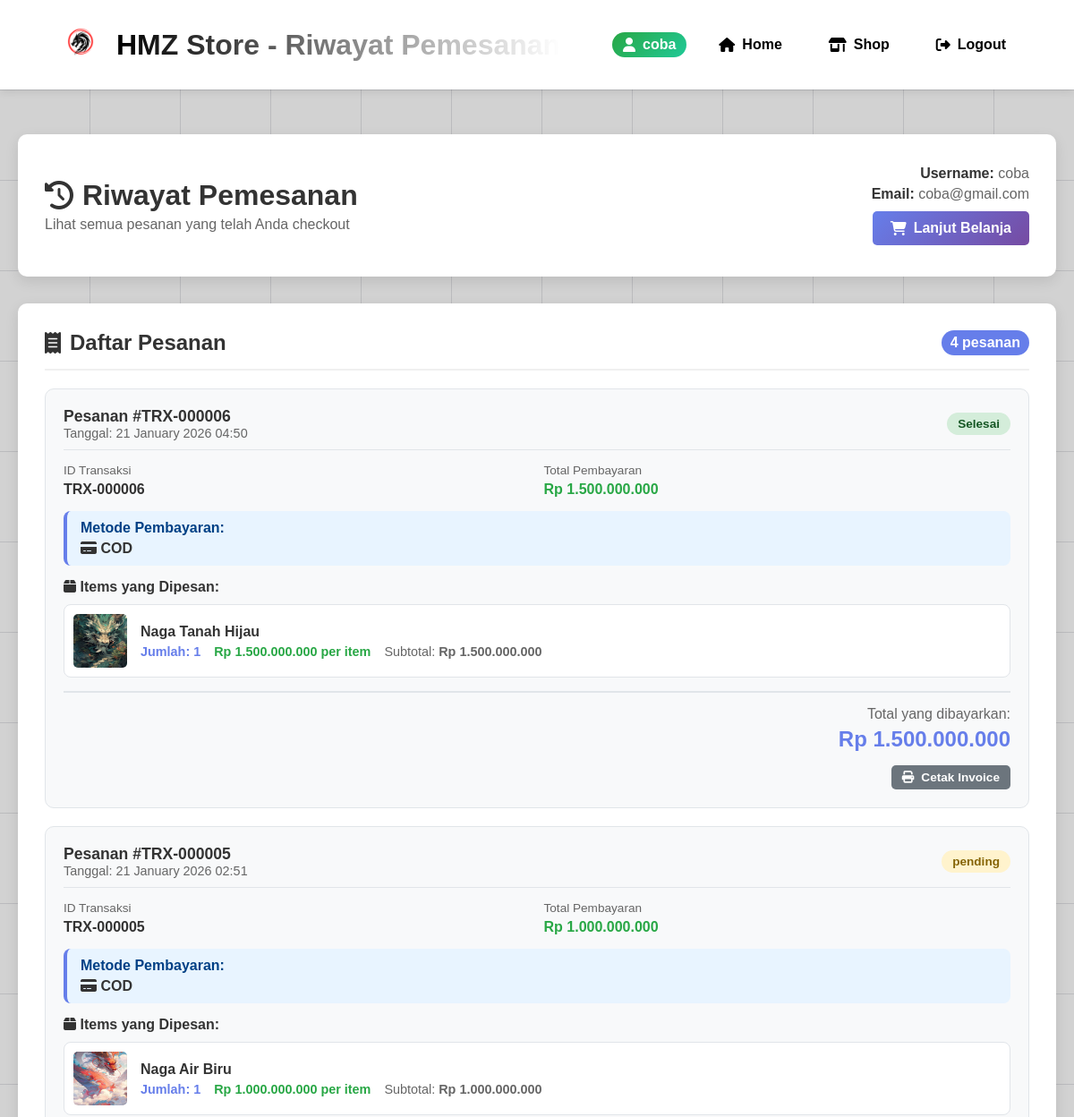
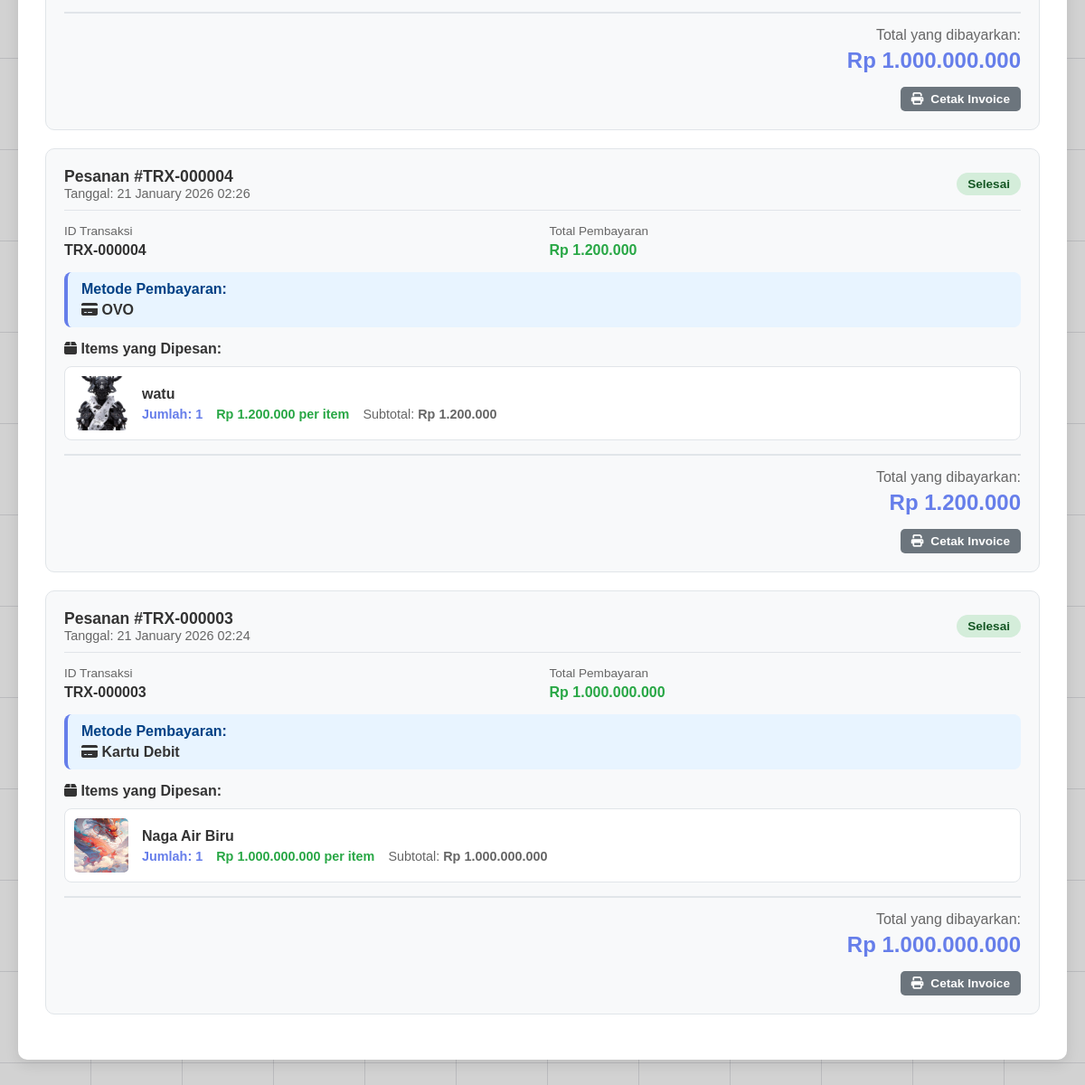
/user_orders.php (signed in), run on the app's committed database (2 pictures, top to bottom).
### tables this page shows
CREATE TABLE `users` (
  `id` int(11) NOT NULL,
  `username` varchar(100) NOT NULL,
  `email` varchar(255) NOT NULL,
  `password` varchar(255) NOT NULL,
  `role` enum('admin','user') DEFAULT 'user',
  `created_at` timestamp NOT NULL DEFAULT current_timestamp(),
  `updated_at` timestamp NOT NULL DEFAULT current_timestamp() ON UPDATE current_timestamp()
);

CREATE TABLE `transaksi` (
  `id` int(11) NOT NULL,
  `user_id` int(11) DEFAULT NULL,
  `username` varchar(100) DEFAULT NULL,
  `total_harga` decimal(15,2) NOT NULL,
  `metode_pembayaran` varchar(50) DEFAULT NULL,
  `items` text DEFAULT NULL,
  `status` enum('pending','diproses','selesai','dibatalkan') DEFAULT 'pending',
  `created_at` timestamp NOT NULL DEFAULT current_timestamp()
);

### user_orders.php (the view, shortened to what this page needs)
<?php
require_once 'config.php';
$user_id = $_SESSION['user_id'];
$query = "SELECT * FROM transaksi WHERE user_id = $user_id ORDER BY created_at DESC";
$result = mysqli_query($conn, $query);
$user_query = "SELECT username, email FROM users WHERE id = $user_id";
$user_result = mysqli_query($conn, $user_query);
$user = mysqli_fetch_assoc($user_result);
?>
<!DOCTYPE html>
<html lang="en">
<head>
    <link rel="stylesheet" href="https://cdnjs.cloudflare.com/ajax/libs/font-awesome/6.7.2/css/all.min.css" />
</head>
<body>
    <nav>
        <div class="logo">
            <img src="images/logo.png" alt="logo" />
            <h1>HMZ Store - Riwayat Pemesanan</h1>
        </div>
        <ul>
            <li class="user-badge">
                <i class="fas fa-user"></i>
                <?php echo htmlspecialchars($user['username']); ?>
            </li>
            <li><a href="index.php"><i class="fas fa-home"></i> Home</a></li>
            <li><a href="about.php"><i class="fas fa-shop"></i> Shop</a></li>
            <li><a href="logout.php"><i class="fas fa-sign-out-alt"></i> Logout</a></li>
        </ul>
    </nav>
    <div class="container">
        <div class="page-header">
            <div>
                <h1><i class="fas fa-history"></i> Riwayat Pemesanan</h1>
                <p style="color: #666; margin-top: 5px;">Lihat semua pesanan yang telah Anda checkout</p>
            </div>
            <div class="user-info">
                <p><strong>Username:</strong> <?php echo htmlspecialchars($user['username']); ?></p>
                <p><strong>Email:</strong> <?php echo htmlspecialchars($user['email']); ?></p>
                <p style="margin-top: 10px;">
                    <a href="about.php" class="btn btn-primary">
                        <i class="fas fa-shopping-cart"></i> Lanjut Belanja
                    </a>
                </p>
            </div>
        </div>
        <div class="orders-container">
            <div class="orders-header">
                <h2><i class="fas fa-receipt"></i> Daftar Pesanan</h2>
                <span class="order-count"><?php echo mysqli_num_rows($result); ?> pesanan</span>
            </div>
            <?php if (mysqli_num_rows($result) > 0): ?>
                <?php while ($order = mysqli_fetch_assoc($result)):
                    $items = json_decode($order['items'], true);
                ?>
                    <div class="order-card">
                        <div class="order-header">
                            <div>
                                <div class="order-id">Pesanan #TRX-<?php echo str_pad($order['id'], 6, '0', STR_PAD_LEFT); ?></div>
                                <div class="order-date">Tanggal: <?php echo date('d F Y H:i', strtotime($order['created_at'])); ?></div>
                            </div>
                            <div>
                                <span class="order-status status-<?php echo $order['status']; ?>">
                                    <?php
                                    $status_text = '';
                                    switch($order['status']) {
                                        case 'pending': $status_text = 'pending'; break;
                                        case 'selesai': $status_text = 'Selesai'; break;
                                    }
                                    echo $status_text;
                                    ?>
                                </span>
                            </div>
                        </div>
                        <div class="order-details">
                            <div class="detail-item">
                                <span class="detail-label">ID Transaksi</span>
                                <span class="detail-value">TRX-<?php echo str_pad($order['id'], 6, '0', STR_PAD_LEFT); ?></span>
                            </div>
                            <div class="detail-item">
                                <span class="detail-label">Total Pembayaran</span>
                                <span class="detail-value" style="color: #28a745; font-weight: bold;">
                                    Rp <?php echo number_format($order['total_harga'], 0, ',', '.'); ?>
                                </span>
                            </div>
                        </div>
                        <div class="payment-method">
                            <div class="label">Metode Pembayaran:</div>
                            <div class="method">
                                <i class="fas fa-credit-card"></i>
                                <?php
                                $payment_methods = [
                                    'kartu-debit' => 'Kartu Debit',
                                    'ovo' => 'OVO',
                                    'bank-transfer' => 'Bank Transfer',
                                    'cod' => 'Cash on Delivery (COD)'
                                ];
                                echo $payment_methods[$order['metode_pembayaran']] ?? $order['metode_pembayaran'];
                                ?>
                            </div>
                        </div>
                        <?php if ($items && is_array($items)): ?>
                            <div class="items-list">
                                <h4><i class="fas fa-box"></i> Items yang Dipesan:</h4>
                                <?php foreach ($items as $item): ?>
                                    <div class="item">
                                        <img src="<?php echo $item['img'] ?? 'images/dragon_1.jpg'; ?>"
                                             alt="<?php echo htmlspecialchars($item['name']); ?>"
                                             class="item-img">
                                        <div class="item-info">
                                            <div class="item-name"><?php echo htmlspecialchars($item['name']); ?></div>
                                            <div class="item-details">
                                                <span class="item-quantity">Jumlah: <?php echo $item['quantity']; ?></span>
                                                <span class="item-price">Rp <?php echo number_format($item['price'], 0, ',', '.'); ?> per item</span>
                                                <span>Subtotal: <strong>Rp <?php echo number_format($item['price'] * $item['quantity'], 0, ',', '.'); ?></strong></span>
                                            </div>
                                        </div>
                                    </div>
                                <?php endforeach; ?>
                            </div>
                        <?php endif; ?>
                        <div class="order-total">
                            <div class="total-label">Total yang dibayarkan:</div>
                            <div class="total-amount">Rp <?php echo number_format($order['total_harga'], 0, ',', '.'); ?></div>
                        </div>
                        <div class="action-buttons">
                            <a href="javascript:void(0)" onclick="printInvoice(<?php echo $order['id']; ?>)"
                               class="btn btn-secondary btn-sm">
                                <i class="fas fa-print"></i> Cetak Invoice
                            </a>
                        </div>
                    </div>
                <?php endwhile; ?>
            <?php endif; ?>
        </div>
    </div>
</body>
</html>

### data on the page
users: username "coba", email "coba@gmail.com"
transaksi: id "000006", created_at "21 January 2026 04:50", status "Selesai", total_harga "1.500.000.000", metode_pembayaran "COD", name "Naga Tanah Hijau", quantity "1", price "1.500.000.000", quantity "1.500.000.000"
transaksi: id "000005", created_at "21 January 2026 02:51", status "pending", total_harga "1.000.000.000", metode_pembayaran "COD", name "Naga Air Biru", quantity "1", price "1.000.000.000", quantity "1.000.000.000"
transaksi: id "000004", created_at "21 January 2026 02:26", status "Selesai", total_harga "1.200.000", metode_pembayaran "OVO", name "watu", quantity "1", price "1.200.000", quantity "1.200.000"
transaksi: id "000003", created_at "21 January 2026 02:24", status "Selesai", total_harga "1.000.000.000", metode_pembayaran "Kartu Debit", name "Naga Air Biru", quantity "1", price "1.000.000.000", quantity "1.000.000.000"

### other printed values
mysqli_num_rows($result) "4"
